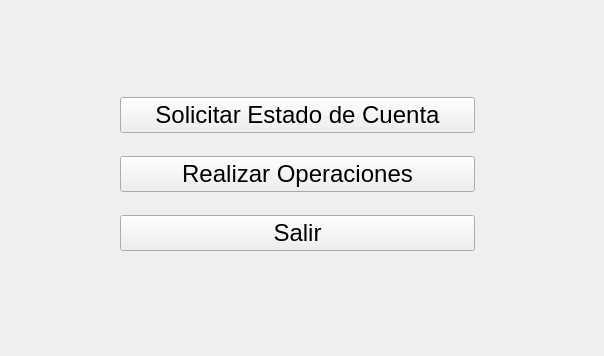
<?xml version="1.0" encoding="UTF-8"?>
<ui version="4.0">
 <class>formCuenta</class>
 <widget class="QWidget" name="formCuenta">
  <property name="geometry">
   <rect>
    <x>0</x>
    <y>0</y>
    <width>604</width>
    <height>356</height>
   </rect>
  </property>
  <property name="windowTitle">
   <string>Form</string>
  </property>
  <widget class="QWidget" name="gridLayoutWidget">
   <property name="geometry">
    <rect>
     <x>110</x>
     <y>70</y>
     <width>365</width>
     <height>201</height>
    </rect>
   </property>
   <layout class="QGridLayout" name="gridLayout">
    <property name="leftMargin">
     <number>10</number>
    </property>
    <property name="topMargin">
     <number>10</number>
    </property>
    <item row="2" column="0">
     <widget class="QPushButton" name="btnSalir">
      <property name="font">
       <font>
        <pointsize>18</pointsize>
       </font>
      </property>
      <property name="text">
       <string>Salir</string>
      </property>
     </widget>
    </item>
    <item row="0" column="0">
     <widget class="QPushButton" name="btnEstCuenta">
      <property name="font">
       <font>
        <pointsize>18</pointsize>
       </font>
      </property>
      <property name="text">
       <string>Solicitar Estado de Cuenta</string>
      </property>
     </widget>
    </item>
    <item row="1" column="0">
     <widget class="QPushButton" name="btnOp">
      <property name="font">
       <font>
        <pointsize>18</pointsize>
       </font>
      </property>
      <property name="text">
       <string>Realizar Operaciones</string>
      </property>
     </widget>
    </item>
   </layout>
  </widget>
 </widget>
 <resources/>
 <connections/>
</ui>
